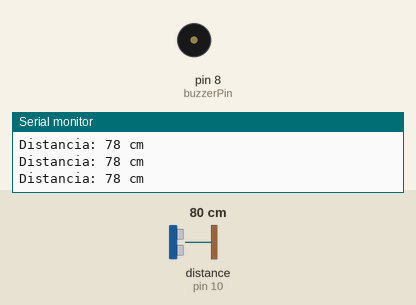
Bench run of a sketch on a simulated Arduino Uno, built with avr-gcc and run on an emulated ATmega328P. Parts: buzzer (waves = sounding, pin HIGH), the last lines printed to the serial monitor. Wiring (inferred from the names in the program): ultrasonic range finder: trigger pin 9; echo pin 10. The inputs (shaded band) are chosen by the test bench; at power-on: distance to the obstacle (sensor on pin 10) 80 cm. The echo pulse lasts 58.3 µs per cm; pins used as bus, display or sensor lines are not drawn.

Above: at 1.2 s.
1.3 s: distance to the obstacle (sensor on pin 10) set to 12 cm
2.8 s: distance to the obstacle (sensor on pin 10) set to 9 cm
At 3.4 s:
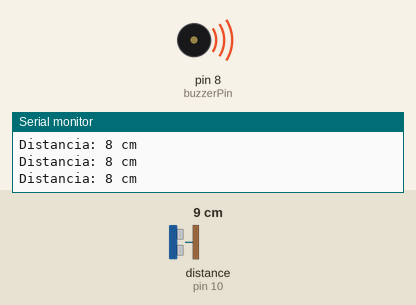
4.3 s: distance to the obstacle (sensor on pin 10) set to 18 cm
At 5.1 s:
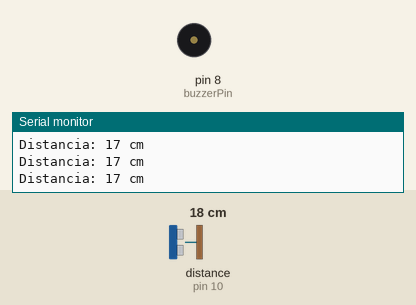
5.8 s: distance to the obstacle (sensor on pin 10) set to 2 cm
At 7.2 s:
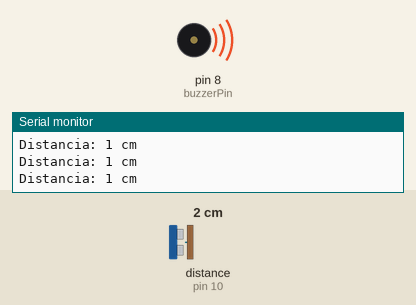
Timing chart, 0 to 8.3 s (numbered marks = the images above; inputs shaded):
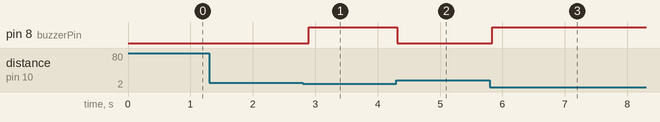

The sketch:

ATV_2.ino
```cpp
const int trigPin = 9;
const int echoPin = 10;
const int buzzerPin = 8;

long duration;
int distance;

void setup() {
  pinMode(trigPin, OUTPUT);
  pinMode(echoPin, INPUT);
  pinMode(buzzerPin, OUTPUT);
  Serial.begin(9600);
}

void loop() {
  // Limpa o trigPin
  digitalWrite(trigPin, LOW);
  delayMicroseconds(2);

  // Gera pulso no trigPin
  digitalWrite(trigPin, HIGH);
  delayMicroseconds(10);
  digitalWrite(trigPin, LOW);

  // Leitura do echoPin, retorna o tempo em microsegundos
  duration = pulseIn(echoPin, HIGH);

  // Calcula a distância em cm
  distance = duration * 0.034 / 2;

  Serial.print("Distancia: ");
  Serial.print(distance);
  Serial.println(" cm");

  // Se a distância for menor que 10 cm, aciona o buzzer
  if (distance > 0 && distance < 10) {
    digitalWrite(buzzerPin, HIGH);
  } else {
    digitalWrite(buzzerPin, LOW);
  }

  delay(100);
}
```

Measured:
- the behaviour switches between 11 and 10 cm on distance to the obstacle (sensor on pin 10) (found by bisection; images 0 and 1)
- after the input at 2.8 s, pin 8 (buzzerPin): LOW → HIGH after 0.09 s
- after the input at 4.3 s, pin 8 (buzzerPin): HIGH → LOW at once
- after the input at 5.8 s, pin 8 (buzzerPin): LOW → HIGH at once
